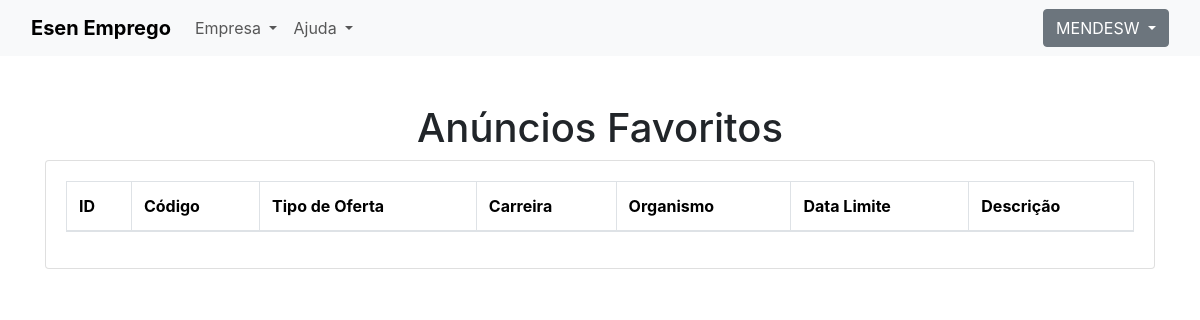
Before: /Favoritos.php (signed in) with the older database file.
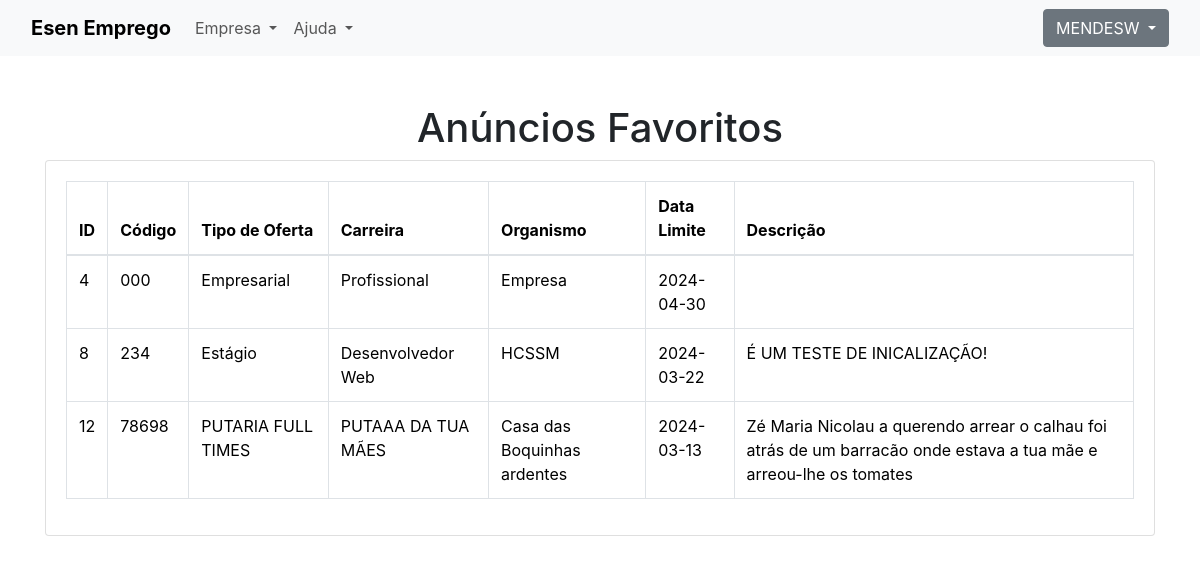
After: the same page with the newer database file.
### tables this page shows
CREATE TABLE `favoritos` (
  `id` int(11) NOT NULL,
  `anuncio_id` int(11) NOT NULL
);

CREATE TABLE `anuncios` (
  `id` int(255) NOT NULL,
  `codigo` varchar(255) DEFAULT NULL,
  `tipo_de_oferta` varchar(255) DEFAULT NULL,
  `carreira` varchar(255) DEFAULT NULL,
  `organismo` varchar(255) DEFAULT NULL,
  `data_limite` date DEFAULT NULL,
  `Descricao` text NOT NULL
);

### Favoritos.php (the view, shortened to what this page needs)
<?php
require(__DIR__ . '/inc/header.php');
require(__DIR__ . '/inc/Navar.php');
$pdo = connect_db();
$sql = "SELECT * FROM favoritos JOIN anuncios ON favoritos.anuncio_id = anuncios.id";
$stmt = $pdo->query($sql);
$favoritos = $stmt->fetchAll(PDO::FETCH_ASSOC);
?>
<!DOCTYPE html>
<html lang="pt">
<head>
    <link rel="stylesheet" href="https://stackpath.bootstrapcdn.com/bootstrap/4.5.2/css/bootstrap.min.css">
</head>
<body>
    <div class="container mt-5">
        <h1 class="text-center">Anúncios Favoritos</h1>
        <div class="table-responsive">
            <div class="card">
                <div class="card-body">
                    <table class="table table-bordered">
                        <thead>
                            <tr>
                                <th>ID</th>
                                <th>Código</th>
                                <th>Tipo de Oferta</th>
                                <th>Carreira</th>
                                <th>Organismo</th>
                                <th>Data Limite</th>
                                <th>Descrição</th>
                            </tr>
                        </thead>
                        <tbody>
                            <?php foreach ($favoritos as $favorito) : ?>
                                <tr>
                                    <td><?php echo $favorito['id']; ?></td>
                                    <td><?php echo $favorito['codigo']; ?></td>
                                    <td><?php echo $favorito['tipo_de_oferta']; ?></td>
                                    <td><?php echo $favorito['carreira']; ?></td>
                                    <td><?php echo $favorito['organismo']; ?></td>
                                    <td><?php echo $favorito['data_limite']; ?></td>
                                    <td><?php echo $favorito['Descricao']; ?></td>
                                </tr>
                            <?php endforeach; ?>
                        </tbody>
                    </table>
                </div>
            </div>
        </div>
    </div>
</body>
</html>

### inc/header.php (shortened to what this page needs)
<!DOCTYPE html>
<html lang="en">
<head>
    <link rel="stylesheet" href="css/bootstrap.min.css">
</head>

### inc/Navar.php (shortened to what this page needs)
<nav class="navbar navbar-expand-lg bg-body-tertiary">
    <div class="container-fluid">
        <a class="navbar-brand" href="index.php"><strong>Esen Emprego</strong></a>
        <div class="collapse navbar-collapse" id="navbarSupportedContent">
            <ul class="navbar-nav me-auto mb-2 mb-lg-0">
                <li class="nav-item dropdown">
                    <a class="nav-link dropdown-toggle" href="#" role="button" data-bs-toggle="dropdown" aria-expanded="true">
                        Empresa
                    </a>
                </li>
                <li class="nav-item dropdown">
                    <a class="nav-link dropdown-toggle" href="#" role="button" data-bs-toggle="dropdown" aria-expanded="true">
                        Ajuda
                    </a>
                </li>
            </ul>
            <?php
            if (isset($_SESSION['loggedin']) && $_SESSION['loggedin'] == true) {
            ?>
                <div class="dropdown">
                    <button class="btn btn-secondary dropdown-toggle" type="button" id="loginDropdown" data-bs-toggle="dropdown" aria-expanded="true">
                        <?php echo $_SESSION['username']; ?>
                    </button>
                </div>
            <?php } ?>
        </div>
    </div>
</nav>

Changed rows visible on the page:
added favoritos: anuncio "4", anuncio.codigo "000", anuncio.tipo_de_oferta "Empresarial", anuncio.carreira "Profissional", anuncio.organismo "Empresa", anuncio.data_limite "2024-04-30"
added favoritos: anuncio "8", anuncio.codigo "234", anuncio.tipo_de_oferta "Estágio", anuncio.carreira "Desenvolvedor Web", anuncio.organismo "HCSSM", anuncio.data_limite "2024-03-22", anuncio.Descricao "É UM TESTE DE INICALIZAÇÃO!"
added favoritos: anuncio "12", anuncio.codigo "78698", anuncio.tipo_de_oferta "PUTARIA FULL TIMES", anuncio.carreira "PUTAAA DA TUA MÃES", anuncio.organismo "Casa das Boquinhas ardentes", anuncio.data_limite "2024-03-13", anuncio.Descricao "Zé Maria Nicolau a querendo arrear o calhau foi atrás de um barracão onde estava a tua mãe e arreou-lhe os tomates"
